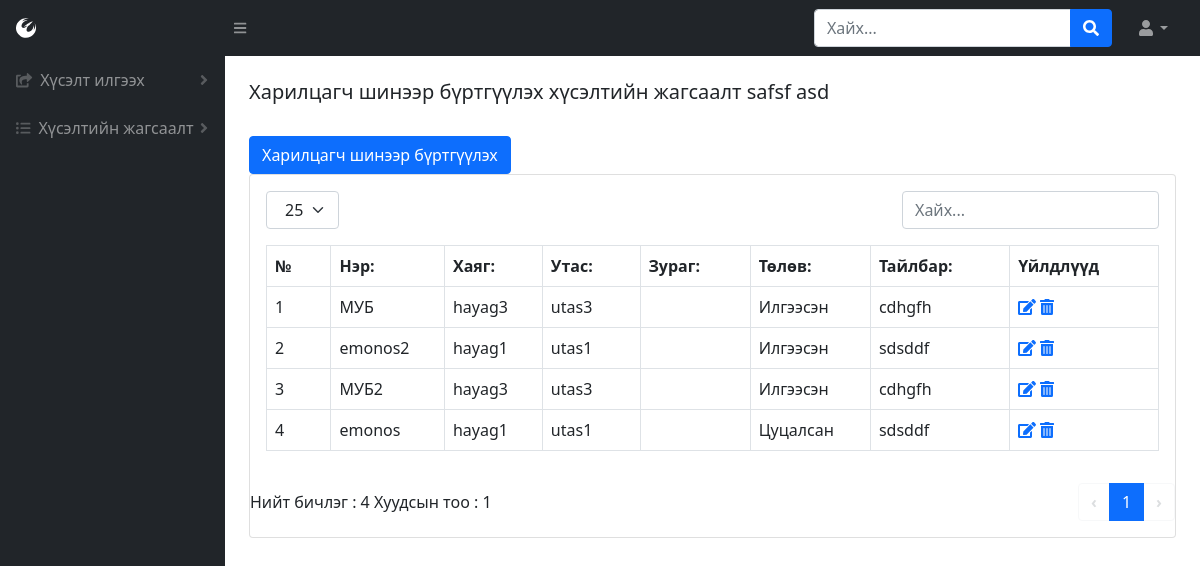
Page /company-list (signed in) on the earlier database version.
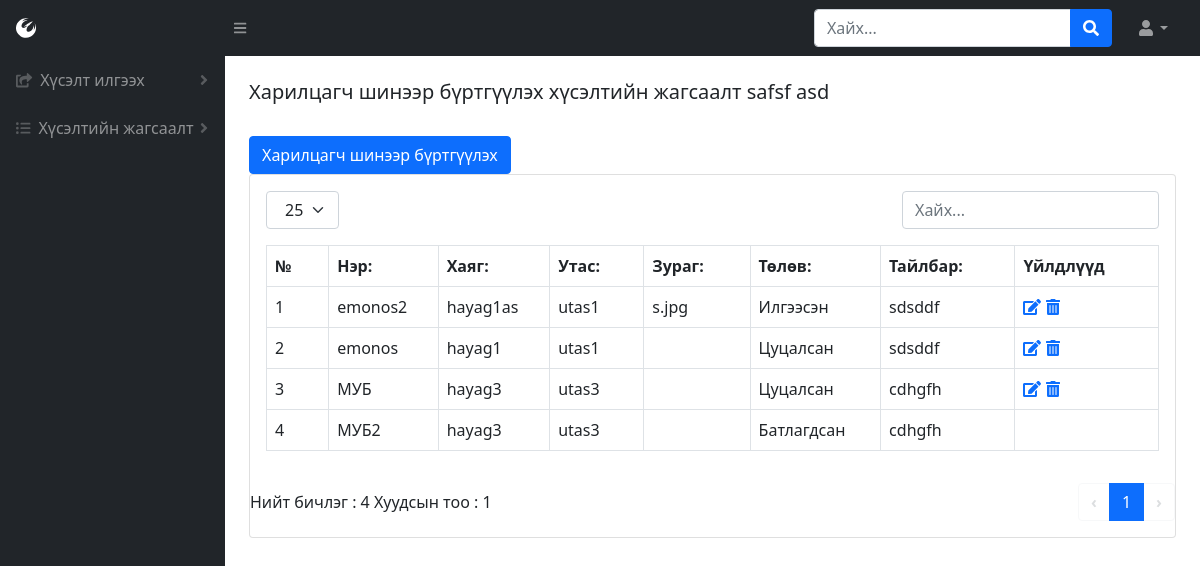
Same page on the later database version.
### BMweb/models.py (models this page shows, shortened)
class Company(models.Model):
    comName = models.CharField(max_length=300, verbose_name=_("Компаний нэр"))
    hayag = models.CharField(max_length=1000, verbose_name=_("Компаний хаяг"))
    phone = models.CharField(max_length=30, verbose_name=_("Компаний утас"))
    thumbimage = models.ImageField(
        upload_to="media/productthumb/", blank = True, null=True,  verbose_name=_("Зураг")
    )
    comState = models.ForeignKey(State, on_delete=CASCADE, verbose_name=_("Төлөв"))
    description = models.TextField(blank = True, null=True,verbose_name=_("Тайлбар"))
    reg_user = models.IntegerField(verbose_name=_("Нэвтэрсэн хэрэглэгч"))
    reg_date = models.DateTimeField(default=datetime.now, verbose_name=_("Нэвтэрсэн огноо"))
    class Meta:
        verbose_name = _("Компани")
        verbose_name_plural = _("Компани")

class State(models.Model):
    stateName = models.CharField(max_length=300, verbose_name=_("Төлөвийн нэр"))
    class Meta:
        verbose_name = _("Барааны төлөв")
        verbose_name_plural = _("Барааны төлөв")
    def __str__(self):
        return self.stateName

### BMweb/views.py (the view)
# urls.py: path('company-list',views.companyList, name='company-list'),
def companyList(request):
    if 'user_id' in request.session:
        p = Company.objects.filter(reg_user=request.session['user_id']).order_by('comState')
        size = 25
        if 'size' in request.GET:
            size = request.GET['size']
        pc = Paginator(p, size)
        page_num = 1
        if 'page' in request.GET:
            page_num = int(request.GET['page'])
            print('page')
            print(page_num)
        page=pc.page(page_num)
        h = Hereglegch.objects.get(pk=request.session['user_id'])
        return render(request,'companyList.html', {'user': h, 'companyList': page.object_list, 'size':size, 'count':pc.count, 'page_count': pc.num_pages, 'page_range':pc.page_range, 'page_num':page_num, 'has_next':page.has_next(), 'has_previous': page.has_previous(), 'start_index':page.start_index() })
    else:
        return redirect('/login')

### BMweb/templates/companyList.html (shortened to what this page needs)
{% load static %}
<!DOCTYPE html>
<html lang="en">
    <head>
        <link href="https://cdn.jsdelivr.net/npm/simple-datatables@latest/dist/style.css" rel="stylesheet" />
        <link href="css/styles.css" rel="stylesheet" />
        <link href="{% static 'css/styles.css' %}" rel="stylesheet"/>
    </head>
    <body class="sb-nav-fixed">
        {% include "topNav.html" %}
        <div id="layoutSidenav">
            {% include "leftNav.html" %}
            <div id="layoutSidenav_content">
                {%  include "comList.html" %}
            </div>
        </div>
    </body>
</html>

### BMweb/templates/comList.html (shortened to what this page needs)
<main>    {% include "tabs.html" %}
    <div class="container-fluid px-4">
        <h5 class="mt-4">Харилцагч шинээр бүртгүүлэх хүсэлтийн жагсаалт safsf asd  </h5>
        {% if user.role_id == 2 %}
        <a href="{% url 'company' %}" class="btn btn-primary" role="button">Харилцагч шинээр бүртгүүлэх</a>
        {% endif %}
        <div class="card mb-4">
            <div class="card-body">
                {% include "tableTop.html" %}
                <table id="datatablesSimple" class="dataTable-table">
                  <thead>
                      <tr>
                          <th data-sortable="" class="asc">
                            <a href="#" class="dataTable-sorter">№</a>
                         </th>
                          <th data-sortable="" class="asc">
                              <a href="#" class="dataTable-sorter">Нэр:</a>
                          </th>
                          <th data-sortable="" class="asc">
                              <a href="#" class="dataTable-sorter">Хаяг:</a>
                          </th>
                          <th data-sortable="" class="asc">
                              <a href="#" class="dataTable-sorter">Утас:</a>
                          </th>
                          <th data-sortable="" class="asc">
                              <a href="#" class="dataTable-sorter">Зураг:</a>
                          </th>
                          <th data-sortable="" class="asc">
                              <a href="#" class="dataTable-sorter">Төлөв:</a>
                          </th>
                          <th data-sortable="" class="asc">
                              <a href="#" class="dataTable-sorter">Тайлбар:</a>
                          </th>
                          <th data-sortable="" class="asc">
                              <a href="#" class="dataTable-sorter">Үйлдлүүд</a>
                          </th>
                      </tr>
                  </thead>
                    {% for h in companyList %}
                      <tr>
                          <td>{{ forloop.counter0|add:start_index }}</td>
                          <td>{{ h.comName }}</td>
                          <td>{{ h.hayag }}</td>
                          <td>{{ h.phone }}</td>
                          <td>{{ h.thumbimage }}</td>
                          <td>{{ h.comState }}</td>
                          <td>{{ h.description|default_if_none:"" }}</td>
                          <td>
                          {% if user.role_id|add:0 < 3 and h.comState_id|add:0 < 3 %}
                            <a href="/company?edit={{h.id}}"><i class="fas fa-edit"></i></a>
                            <a href="/company?del={{h.id}}" class="confirm-delete" onclick="return confirm('Та устгахдаа итгэлтэй байна уу?')" ><i class="fas fa-trash-alt"></i></a>
                          {% endif %}
                          </td>
                      </tr>
                    {% endfor %}
                </table>
            </div>
            {% include "tableBottom.html" %}
        </div>
    </div>
</main>

Differences in the rows shown:
changed Company "emonos2": hayag "hayag1" → "hayag1as"; thumbimage (not shown) → "s.jpg"; moves up the list
shown differently, row unchanged: Company "emonos": moves up the list
changed Company "МУБ": comState "Илгээсэн" → "Цуцалсан"
changed Company "МУБ2": comState "Илгээсэн" → "Батлагдсан"; comState_id 1 → 3 (drawn)
